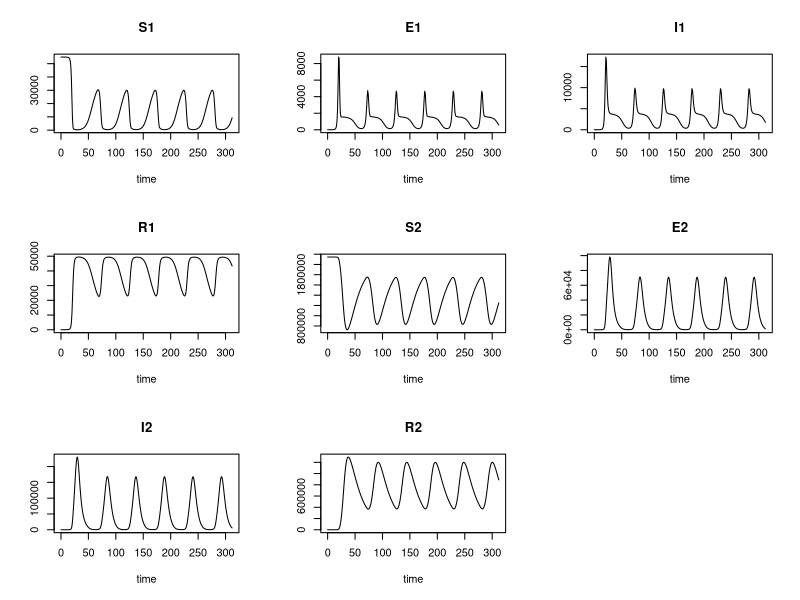
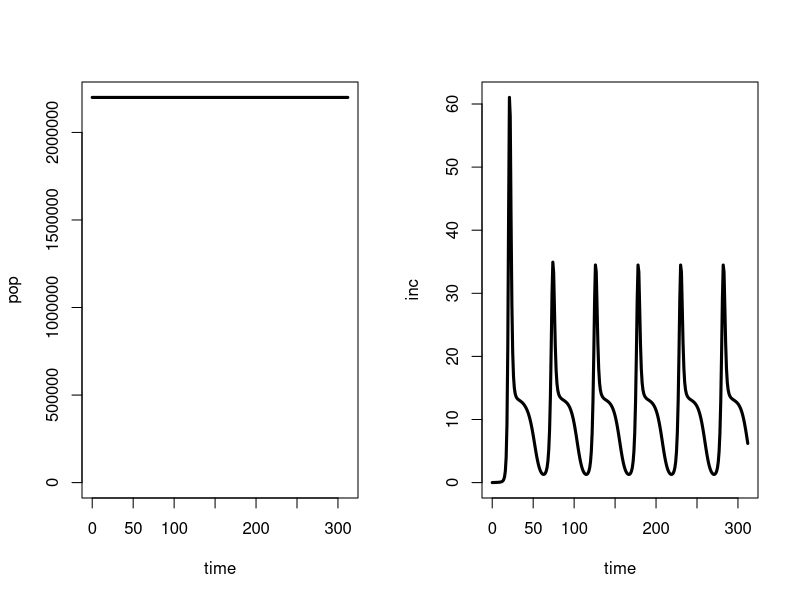

Reproduce these figures in R, in order.
########################## #
#SEIR model for RSV-------
########################## #

setwd("/home/phuong/phuonght/gitKraken_project/RSV")
library(deSolve)

######################################### #
# MODEL SETTINGS                     ----
######################################### #
pop_size          <- 2200000
num_days          <- 500
num_weeks         <- 52*6 # belgium data : 2012- 2018 * 2011 data is incomplete?
num_days_infected <- 10  #[ 8-11], 6.7 is original estimate
num_days_exposed  <- 4   # [2,6]
num_days_waning   <- 160  # [148, 164] best fit 
infected_seeds    <- 5# ? 1= 1000

######################################### #
# INITIALIZE PARAMETERS AND POPULATION ----
######################################### #
#https://steemit.com/science/@fouad/x-history-of-math-symbols

#  population states
# S2 <- 0.9 # change this initial stage do change the pattern of peaks
S1 <- pop_size*2/80
E1 <- infected_seeds
I1 <- 0
R1 <- 0


S2 <- pop_size*78/80
E2 <- 0
I2 <- 0
R2 <- 0

######################################### #
# SET FUNCTION PARAMETERS            ----
######################################### #
# set time frame
times      <- seq(0, num_weeks, by = 1)

# set initial health states
states     <- c(S1 = S1,E1 = E1, I1 = I1, R1 = R1,
                S2 = S2,E2 = E2, I2 = I2, R2 = R2)

# set parameters
params     <- c(sigma = 1/0.57, #rate of movement from latent to infectious stage
                gamma = 1/1.4, # recovery rate
                # sigma = 7/ num_days_exposed, #rate of movement from latent to infectious stage
                # gamma = 7/num_days_infected, # recovery rate
                nu= 0.044,     # rate of loss of immunity
                # nu=  7/ num_days_waning,     # rate of loss of immunity
                eta1 = 1/(2*52),             # aging rate 
                eta2 = 1/(78*52),            # aging rate 
                # eta = 1/(80*52),            # death rate in general
                mu = 1/(80*52),              # birth rate
                beta1 = 0.65,                # the degree of seasonality, range [0,1],higher value stronger seasonal drivers
                phi = 2.43,                  # phase shift?
                beta0 = 1.99,                #average transmission rate
                # R0 = 3,                      # reproduction number
                delta = 0.65,                # scaled susceptibility
                alpha = 0.65                 # scaled infectiousness
)  

######################################### #
# CREATE SIRV FUNCTION               ----
######################################### #
# define a function for the ODE-solver with 3 function parameters (required)
#  * times  = current time point (not yet used here, in the absence of seasonality)
#  * states = current health states, to calculate updates
#  * params = epidemiogical parameters, used in the differential equations
#
# Note: updating the health states over time and keeping track of the changes, is handled by the
# ode-function of the 'deSolve' package.
sirv_func <- function(t, states, params) {
  
  with(as.list(c(states, params)),
       {
         
         # define variables
         P1 <- (S1+E1+I1+R1)
         P2 <- (S2+E2+I2+R2)
         P <- P1 + P2
         
         beta <- beta0*(1+beta1*cos(2*pi*t/52+phi))
         
         
         # calculate state changes
         dS1 <- mu*P - beta*S1*(I1+alpha*I2)/P1 - eta1*S1 + nu*R1
         dE1 <- beta*S1*(I1+alpha*I2)/P1 - eta1*E1 - sigma*E1 
         dI1 <- sigma*E1 - eta1*I1 - gamma*I1
         dR1 <- gamma*I1 - eta1*R1 - nu*R1
         dS2 <- eta1*S1 - delta*beta*S2*(I1+alpha*I2)/P2 - eta2*S2 + nu*R2
         dE2 <- eta1*E1 + delta*beta*S2*(I1+alpha*I2)/P2 - eta2*E2 - sigma*E2
         dI2 <- eta1*I1 + sigma*E2 - eta2*I2 - gamma*I2
         dR2 <- eta1*R1 + gamma*I2 - eta2*R2 - nu*R2
         
         # return (dS, dI, dR) as a vector in a list (required for the 'solve' function)
         return(list(c(dS1, dE1, dI1, dR1,dS2, dE2, dI2, dR2)))
       }
  )
}

######################################### #
# SOLVE ODE                          ----
######################################### #
# use the 'ode' function of deSolve package with our SIR function, health states and parameters
out <- ode(func = sirv_func, y = states, times = times, parms = params)
plot(out)
# summary(out)

# par(mfrow = c(1,1))
# matplot(out[,1], out[,2:9], type = "l", xlab = "time", ylab = "population fraction")
# legend("topright", col = 1:8, lty = 1:8, legend = c("S", "E", "I","R","S2", "E2", "I2","R2"))


######################################### #
# PLOT RESULTS                       ----
######################################### #

# convert the 'out' matrix into a data-frame (to enable the use of '$' to access a column by name)
out <- as.data.frame(out)
out$S <- out[,"S1"] + out[,"S2"]
out$E <- out[,"E1"] + out[,"E2"]
out$I <- out[,"I1"] + out[,"I2"]
out$R <- out[,"R1"] + out[,"R2"]

# Total population
pop <- out[,"S1"] + out[,"E1"] + out[,"I1"] + out[,"R1"]+out[,"S2"] + out[,"E2"] + out[,"I2"] + out[,"R2"]
# pop <- out[,"S1"] + out[,"E1"] + out[,"I1"] + out[,"R1"]
# pop <- out[,"S"] + out[,"E"] + out[,"I"] + out[,"R"]
# weekly incidence
# inc <- params["report"]*params["gamma"]*out[,"E"]
# inc <- params["sigma"]*out[,"E1"] # asumming all infections are reported
inc <- out[,"I1"]
# inc <- out[,"I"]

inc <- inc/(sum(inc)/3394)# ensuring the total number of cases over the 6 years of
##the study and the model agreed, ### 3394 cases less than 2yrs
sum_inc <- sum(inc)
sum_inc
# make a new panel
par(mfrow=c(1,2))
# more plots
time <- out[,"time"]
plot(time,pop,type='l',lwd=3,ylim = c(0,pop_size))
plot(time,inc,type='l',lwd=3)

# par(mfrow = c(1,1))
# matplot(out[,1], out[,2:5], type = "l", xlab = "time", ylab = "population fraction")
# legend("topright", col = 1:4, lty = 1:4, legend = c("S", "E", "I","R"))

# # plot susceptible class
# par(mfrow = c(1,1))
# plot(out$S,
#      type = 'l',
#      xlab = 'Time',
#      ylab = 'Population fraction',
#      ylim = c(0,1.3),
#      col  = 4)
# lines(out$R, col=3)
# lines(out$I, col=2)
# lines(out$E, col=1)
# 
# # add legend
# legend(x      = 'top', 
#        legend = c('Susceptible','Infectious','Recovered',"Exposed"), 
#        col    = c(4,2,3,1), 
#        lwd    = 1,
#        ncol   = 3,
#        cex    = 0.9)
# 

# #COMPARING THE MODEL OUTPUT WITH DATA--------------
# aus_data <- read.csv ("./Belgium RSV data/Australia_RSV_2yrs_Hannah Moore.csv")
# #15830 samples ( <- 2yrs, 2000-2005), possitive 21% ( n= 3394)
# par(mfrow=c(1,1))
# # label axes
# plot(time,inc,type='l',lwd=3,main = "Predicted RSV",xlab = "Time in weeks",ylab="New reported cases per week",ylim=c(0,max(aus_data[,"Cases"],inc)))
# # plot the data with the model output
# points(aus_data[,"Week"],aus_data[,"Cases"],pch=19,col='red')
